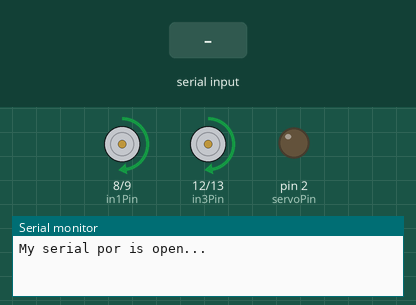
This sketch was run on a simulated Arduino Uno, built with avr-gcc and run on an emulated ATmega328P. Shown: motor-driver pin pairs drawn as motors (green arrow = first pin HIGH = forward, orange = second pin HIGH = backward, longer = more drive, scaled by the enable pin), output pins drawn as LEDs (lit = HIGH), the last lines printed to the serial monitor. Inputs (shaded band) come from the test bench.

Above: at 1.2 s.
1.3 s: "1\n" received over the second serial link
At 2.5 s:
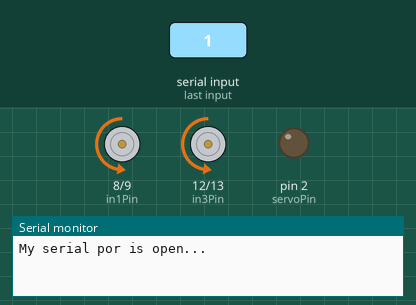
4.8 s: "2\n" received over the second serial link
8.3 s: "3\n" received over the second serial link
At 11.7 s:
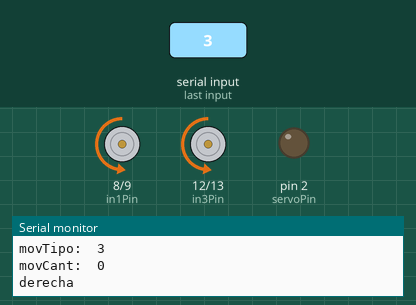
11.8 s: "4\n" received over the second serial link
15.3 s: "5\n" received over the second serial link
Timing chart, 0 to 19.9 s (numbered marks = the images above; inputs shaded):
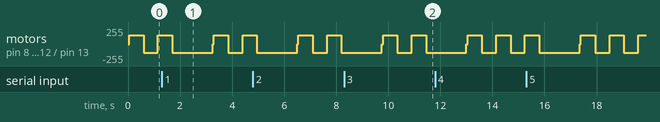

The sketch:

L298MotorShield.ino
```cpp
#include <SoftwareSerial.h>

const int TxPin = 6;  // Go to RX in HC-05 bluetooth module
const int RxPin = 7;  // Go to TX in HC-05 bluetooth module

const int servoPin = 2;

const int echoPin = 14; // Use A0 as digital pin
const int trigPin = 15; // Use A1 as digital pin


const int in1Pin = 8;
const int in2Pin = 9;
const int enAPin = 10;
const int enBPin = 11;
const int in3Pin = 12;
const int in4Pin = 13;

int pwm;
int angle = 0;

float distance;

int movCant;
int movTipo;
int sensorValue;


SoftwareSerial SerialOne(RxPin,TxPin);

void setup()
{
  // initialize the serial communication:
  Serial.begin(9600); //baud rate

  // initialize my port one
  SerialOne.begin(9600);
  Serial.println("My serial por is open...");

  pinMode(servoPin, OUTPUT);

  /// Sensor HC-SR04 Pins
  pinMode(echoPin, INPUT);
  pinMode(trigPin, OUTPUT);

  /// Motors Pins
  pinMode(in1Pin, OUTPUT);   // sets the pin as output
  pinMode(in2Pin, OUTPUT);   // sets the pin as output
  pinMode(enAPin, OUTPUT);   // sets the pin as output
  pinMode(enBPin, OUTPUT);   // sets the pin as output
  pinMode(in3Pin, OUTPUT);   // sets the pin as output
  pinMode(in4Pin, OUTPUT);   // sets the pin as output

  ///motors Fast stop
  moveNone();
}

void loop()
{

  // By default, the last intialized port is listening.
  // when you want to listen on a port, explicitly select it:
  SerialOne.listen();

  if(SerialOne.available() > 0)
  {
    // look for the nexts valid integers
    movTipo = SerialOne.parseInt();
    movCant = SerialOne.parseInt();

    Serial.print("movTipo:\t");
    Serial.println(movTipo);
    Serial.print("movCant:\t");
    Serial.println(movCant);

    switch (movTipo)
    {
      case 1: {
        Serial.println("adelante");
        moveForward(movCant);
      }
      break;
      case 2: {
        Serial.println("atras");
        moveBackward(movCant);
      }
      break;
      case 3: {
        Serial.println("derecha");
        moveRight(movCant);
      }
      break;
      case 4:{
        Serial.println("izquierda");
        moveLeft(movCant);
      }
      break;
      case 5: {
        Serial.println("detenido");
        moveNone();
      }
      break;
      case 6: {
        Serial.println("parada");
        while (movTipo != 7) {
          moveNone();
          movTipo = SerialOne.parseInt();
          movCant = SerialOne.parseInt();
        }
      }
      break;
      default:
        break;
    }

  }

  else
  {
    moveForward(128);
    delay(500);

    moveBackward(128);
    delay(500);
  }

  /*
  int val = analogRead(analogPin);
  delay(10);
  sensorValue = map(val, 0, 1023, 0, 255);
  Serial.print("\nSensorValue: ");
  Serial.println(val);
  */
  /*
   /// Spaning the horizon with ultrasonic sonar
    for (angle = 90; angle <= 90; angle += 90)  {
        Serial.print("Angle: ");
        Serial.print(angle);
        servoPulse(servoPin, angle);
        delay(10);
        distance = getDistanceCentimeters();
        Serial.print("\tDistance: ");
        Serial.print(distance);
        Serial.println(" cm.");
        SerialOne.println(int(distance));
        delay(10); //make it readable
    }
  */
}

float getDistanceCentimeters () {
  long duration;
  float cm;
  const float airSpeed = 0.034029;
  digitalWrite(trigPin, LOW);
  delayMicroseconds(2);
  digitalWrite(trigPin,HIGH);
  delayMicroseconds(10);
  digitalWrite(trigPin,LOW);
  duration = pulseIn(echoPin,HIGH);
  cm = duration*airSpeed/2;
  return cm;
}

float getDistanceMilimeters () {
  long duration;
  float mm;
  const float airSpeed = 0.340290;
  digitalWrite(trigPin, LOW);
  delayMicroseconds(2);
  digitalWrite(trigPin,HIGH);
  delayMicroseconds(10);
  digitalWrite(trigPin,LOW);
  duration = pulseIn(echoPin,HIGH);
  mm = duration*airSpeed/2;
  return mm;
}

void servoPulse (int servoPin, int angle)
{
  pwm = (angle*11) + 440;      // Convert angle to microseconds
  for (int i = 0; i < 100; i++) {
    digitalWrite(servoPin, HIGH);
    delayMicroseconds(pwm);
    digitalWrite(servoPin, LOW);
    delayMicroseconds(2420-pwm);    // Refresh cycle of servo
  }
}

void moveForward (int movCant) {
  ///motor 1 configuration
  digitalWrite(in1Pin,HIGH);
  digitalWrite(in2Pin,LOW);
  ///motor 2 configuration
  digitalWrite(in3Pin,HIGH);
  digitalWrite(in4Pin,LOW);
  ///enable motors 1 y 2 by PWM
  analogWrite(enAPin, movCant);
  analogWrite(enBPin, movCant);
  delay(50);
}

void moveBackward (int movCant) {
  ///motor 1 configuration
  digitalWrite(in1Pin,LOW);
  digitalWrite(in2Pin,HIGH);
  ///motor 2 configuration
  digitalWrite(in3Pin,LOW);
  digitalWrite(in4Pin,HIGH);
  ///enable motors 1 y 2 by PWM
  analogWrite(enAPin, movCant);
  analogWrite(enBPin, movCant);
  delay(50);
}

void moveLeft (int movCant) {
  ///motor 1 configuration
  digitalWrite(in1Pin,LOW);
  digitalWrite(in2Pin,HIGH);
  ///motor 2 configuration
  digitalWrite(in3Pin,HIGH);
  digitalWrite(in4Pin,LOW);
  ///enable motors 1 y 2 by PWM
  analogWrite(enAPin, movCant);
  analogWrite(enBPin, movCant);
  delay(50);
}

void moveRight (int movCant) {
  ///motor 1 configuration
  digitalWrite(in1Pin,HIGH);
  digitalWrite(in2Pin,LOW);
  ///motor 2 configuration
  digitalWrite(in3Pin,LOW);
  digitalWrite(in4Pin,HIGH);
  ///enable motors 1 y 2 by PWM
  analogWrite(enAPin, movCant);
  analogWrite(enBPin, movCant);
  delay(50);
}

void moveNone () {
  ///motor 1 fast stop
  digitalWrite(in1Pin,LOW);
  digitalWrite(in2Pin,LOW);
  ///motor 2 fast stop
  digitalWrite(in3Pin,LOW);
  digitalWrite(in4Pin,LOW);
  //disable motors 1 y 2
  digitalWrite(enAPin, HIGH);
  digitalWrite(enBPin, HIGH);
  delay(50);
}
```

Measured:
- by itself, motor on pin 8 (in1Pin) / pin 9 (in2Pin), motor on pin 12 (in3Pin) / pin 13 (in4Pin): repeats every 1.2 s: forward 128/255 0.60 s, backward 128/255 0.55 s
